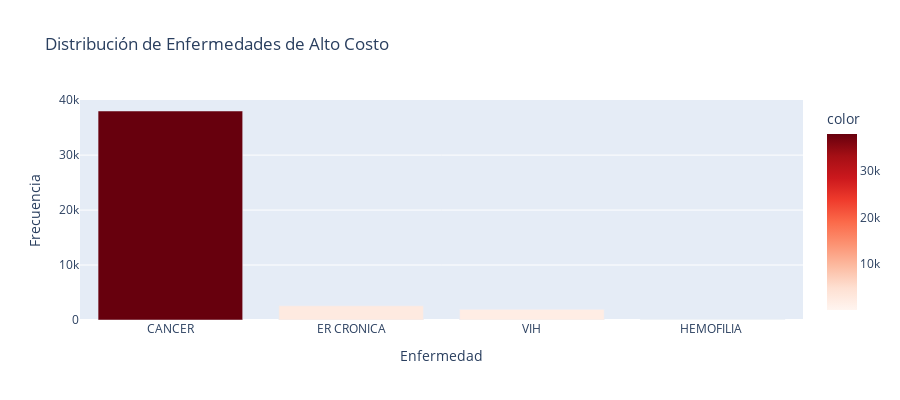

Source (notebook cell):
### Markdown cell above
## 1. Distribución de la Variable Objetivo

### Code cell
target_col = 'GRUPO'
target_counts = df[target_col].value_counts()
fig = px.bar(x=target_counts.index, y=target_counts.values, 
             title='Distribución de Enfermedades de Alto Costo',
             labels={'x': 'Enfermedad', 'y': 'Frecuencia'},
             color=target_counts.values, color_continuous_scale='Reds')
fig.update_layout(showlegend=False, height=400)
fig.show()
print(" Distribución altamente desbalanceada con CANCER como clase dominante.")

### Figure 1 — Plotly figure (JSON) as saved in the notebook; plotly's stock layout.template omitted (floating-point values rounded to 4 significant figures)
{"data": [{"hovertemplate": "Enfermedad=%{x}<br>Frecuencia=%{y}<br>color=%{marker.color}<extra></extra>", "legendgroup": "", "marker": {"color": [38028, 2584, 1937, 95], "coloraxis": "coloraxis", "pattern": {"shape": ""}}, "name": "", "orientation": "v", "showlegend": false, "textposition": "auto", "type": "bar", "x": ["CANCER", "ER CRONICA", "VIH", "HEMOFILIA "], "xaxis": "x", "y": [38028, 2584, 1937, 95], "yaxis": "y"}], "layout": {"barmode": "relative", "coloraxis": {"colorbar": {"title": {"text": "color"}}, "colorscale": [[0, "rgb(255,245,240)"], [0.125, "rgb(254,224,210)"], [0.25, "rgb(252,187,161)"], [0.375, "rgb(252,146,114)"], [0.5, "rgb(251,106,74)"], [0.625, "rgb(239,59,44)"], [0.75, "rgb(203,24,29)"], [0.875, "rgb(165,15,21)"], [1, "rgb(103,0,13)"]]}, "height": 400, "legend": {"tracegroupgap": 0}, "showlegend": false, "title": {"text": "Distribución de Enfermedades de Alto Costo"}, "xaxis": {"anchor": "y", "domain": [0, 1], "title": {"text": "Enfermedad"}}, "yaxis": {"anchor": "x", "domain": [0, 1], "title": {"text": "Frecuencia"}}}}
